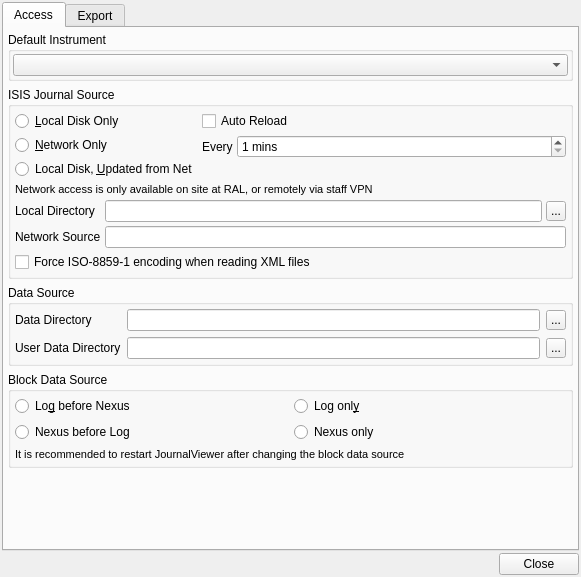
<?xml version="1.0" encoding="UTF-8"?>
<ui version="4.0">
 <class>Settings</class>
 <widget class="QDialog" name="Settings">
  <property name="windowModality">
   <enum>Qt::ApplicationModal</enum>
  </property>
  <property name="geometry">
   <rect>
    <x>0</x>
    <y>0</y>
    <width>581</width>
    <height>577</height>
   </rect>
  </property>
  <property name="windowTitle">
   <string>Settings</string>
  </property>
  <property name="windowIcon">
   <iconset resource="icons.qrc">
    <normaloff>:/jv/icons/jv.svg</normaloff>:/jv/icons/jv.svg</iconset>
  </property>
  <layout class="QVBoxLayout" name="verticalLayout_4">
   <property name="spacing">
    <number>2</number>
   </property>
   <property name="leftMargin">
    <number>2</number>
   </property>
   <property name="topMargin">
    <number>2</number>
   </property>
   <property name="rightMargin">
    <number>2</number>
   </property>
   <property name="bottomMargin">
    <number>2</number>
   </property>
   <item>
    <widget class="QTabWidget" name="SettingsTabs">
     <property name="currentIndex">
      <number>0</number>
     </property>
     <widget class="QWidget" name="AccessTab">
      <attribute name="title">
       <string>Access</string>
      </attribute>
      <layout class="QVBoxLayout" name="verticalLayout_14">
       <property name="leftMargin">
        <number>4</number>
       </property>
       <property name="topMargin">
        <number>4</number>
       </property>
       <property name="rightMargin">
        <number>4</number>
       </property>
       <property name="bottomMargin">
        <number>4</number>
       </property>
       <item>
        <widget class="QGroupBox" name="DefaultInstrumentGroup">
         <property name="title">
          <string>Default Instrument</string>
         </property>
         <layout class="QVBoxLayout" name="verticalLayout_3">
          <property name="leftMargin">
           <number>2</number>
          </property>
          <property name="topMargin">
           <number>2</number>
          </property>
          <property name="rightMargin">
           <number>2</number>
          </property>
          <property name="bottomMargin">
           <number>2</number>
          </property>
          <item>
           <widget class="QComboBox" name="AccessDefaultInstrumentCombo"/>
          </item>
         </layout>
        </widget>
       </item>
       <item>
        <widget class="QGroupBox" name="JournalSourceGroup">
         <property name="title">
          <string>ISIS Journal Source</string>
         </property>
         <layout class="QVBoxLayout" name="verticalLayout_16">
          <property name="spacing">
           <number>4</number>
          </property>
          <property name="leftMargin">
           <number>4</number>
          </property>
          <property name="topMargin">
           <number>4</number>
          </property>
          <property name="rightMargin">
           <number>4</number>
          </property>
          <property name="bottomMargin">
           <number>4</number>
          </property>
          <item>
           <layout class="QHBoxLayout" name="horizontalLayout_6">
            <item>
             <layout class="QVBoxLayout" name="verticalLayout_2">
              <item>
               <widget class="QRadioButton" name="AccessDiskOnlyRadio">
                <property name="text">
                 <string>&amp;Local Disk Only</string>
                </property>
               </widget>
              </item>
              <item>
               <widget class="QRadioButton" name="AccessNetOnlyRadio">
                <property name="text">
                 <string>&amp;Network Only</string>
                </property>
               </widget>
              </item>
              <item>
               <widget class="QRadioButton" name="AccessDiskAndNetRadio">
                <property name="text">
                 <string>Local Disk, &amp;Updated from Net</string>
                </property>
               </widget>
              </item>
             </layout>
            </item>
            <item>
             <layout class="QVBoxLayout" name="verticalLayout_7">
              <item>
               <widget class="QCheckBox" name="AutoReloadCheck">
                <property name="text">
                 <string>Auto Reload</string>
                </property>
               </widget>
              </item>
              <item>
               <layout class="QHBoxLayout" name="horizontalLayout_5">
                <item>
                 <widget class="QLabel" name="AutoReloadFrequencyLabel">
                  <property name="sizePolicy">
                   <sizepolicy hsizetype="Minimum" vsizetype="Preferred">
                    <horstretch>0</horstretch>
                    <verstretch>0</verstretch>
                   </sizepolicy>
                  </property>
                  <property name="text">
                   <string>Every</string>
                  </property>
                 </widget>
                </item>
                <item>
                 <widget class="QSpinBox" name="AutoReloadFrequencySpin">
                  <property name="sizePolicy">
                   <sizepolicy hsizetype="Expanding" vsizetype="Fixed">
                    <horstretch>0</horstretch>
                    <verstretch>0</verstretch>
                   </sizepolicy>
                  </property>
                  <property name="suffix">
                   <string> mins</string>
                  </property>
                  <property name="minimum">
                   <number>1</number>
                  </property>
                 </widget>
                </item>
               </layout>
              </item>
              <item>
               <spacer name="verticalSpacer_4">
                <property name="orientation">
                 <enum>Qt::Vertical</enum>
                </property>
                <property name="sizeHint" stdset="0">
                 <size>
                  <width>20</width>
                  <height>40</height>
                 </size>
                </property>
               </spacer>
              </item>
             </layout>
            </item>
           </layout>
          </item>
          <item>
           <widget class="QLabel" name="label_5">
            <property name="sizePolicy">
             <sizepolicy hsizetype="Minimum" vsizetype="Preferred">
              <horstretch>0</horstretch>
              <verstretch>0</verstretch>
             </sizepolicy>
            </property>
            <property name="font">
             <font>
              <pointsize>8</pointsize>
             </font>
            </property>
            <property name="text">
             <string>Network access is only available on site at RAL, or remotely via staff VPN</string>
            </property>
           </widget>
          </item>
          <item>
           <layout class="QGridLayout" name="gridLayout">
            <item row="1" column="0">
             <widget class="QLabel" name="NetworkSourceLabel">
              <property name="text">
               <string>Network Source</string>
              </property>
             </widget>
            </item>
            <item row="1" column="1" colspan="2">
             <widget class="QLineEdit" name="JournalURLEdit"/>
            </item>
            <item row="0" column="1">
             <widget class="QLineEdit" name="JournalDirectoryEdit"/>
            </item>
            <item row="0" column="0">
             <widget class="QLabel" name="LocalDirectoryLabel">
              <property name="text">
               <string>Local Directory</string>
              </property>
             </widget>
            </item>
            <item row="0" column="2">
             <widget class="QToolButton" name="JournalDirectorySelectButton">
              <property name="minimumSize">
               <size>
                <width>20</width>
                <height>20</height>
               </size>
              </property>
              <property name="maximumSize">
               <size>
                <width>20</width>
                <height>20</height>
               </size>
              </property>
              <property name="text">
               <string>...</string>
              </property>
             </widget>
            </item>
            <item row="2" column="0" colspan="3">
             <widget class="QCheckBox" name="ForceISOEncoding">
              <property name="text">
               <string>Force ISO-8859-1 encoding when reading XML files</string>
              </property>
             </widget>
            </item>
           </layout>
          </item>
         </layout>
        </widget>
       </item>
       <item>
        <widget class="QGroupBox" name="DataSourceGroup">
         <property name="title">
          <string>Data Source</string>
         </property>
         <layout class="QVBoxLayout" name="verticalLayout_8">
          <property name="leftMargin">
           <number>4</number>
          </property>
          <property name="topMargin">
           <number>4</number>
          </property>
          <property name="rightMargin">
           <number>4</number>
          </property>
          <property name="bottomMargin">
           <number>4</number>
          </property>
          <item>
           <layout class="QGridLayout" name="gridLayout_3">
            <item row="0" column="0">
             <widget class="QLabel" name="DataDirectoryLabel">
              <property name="text">
               <string>Data Directory</string>
              </property>
             </widget>
            </item>
            <item row="0" column="1">
             <widget class="QLineEdit" name="DataDirectoryEdit"/>
            </item>
            <item row="0" column="2">
             <widget class="QToolButton" name="DataDirectorySelectButton">
              <property name="minimumSize">
               <size>
                <width>20</width>
                <height>20</height>
               </size>
              </property>
              <property name="maximumSize">
               <size>
                <width>20</width>
                <height>20</height>
               </size>
              </property>
              <property name="text">
               <string>...</string>
              </property>
             </widget>
            </item>
            <item row="1" column="0">
             <widget class="QLabel" name="UserDataDirectoryLabel">
              <property name="text">
               <string>User Data Directory</string>
              </property>
             </widget>
            </item>
            <item row="1" column="1">
             <widget class="QLineEdit" name="UserDataDirectoryEdit"/>
            </item>
            <item row="1" column="2">
             <widget class="QToolButton" name="UserDataDirectorySelectButton">
              <property name="minimumSize">
               <size>
                <width>20</width>
                <height>20</height>
               </size>
              </property>
              <property name="maximumSize">
               <size>
                <width>20</width>
                <height>20</height>
               </size>
              </property>
              <property name="text">
               <string>...</string>
              </property>
             </widget>
            </item>
           </layout>
          </item>
         </layout>
        </widget>
       </item>
       <item>
        <widget class="QGroupBox" name="BlockDataSourceGroup">
         <property name="title">
          <string>Block Data Source</string>
         </property>
         <layout class="QVBoxLayout" name="verticalLayout_13">
          <property name="leftMargin">
           <number>4</number>
          </property>
          <property name="topMargin">
           <number>4</number>
          </property>
          <property name="rightMargin">
           <number>4</number>
          </property>
          <property name="bottomMargin">
           <number>4</number>
          </property>
          <item>
           <layout class="QGridLayout" name="gridLayout_7">
            <item row="0" column="0">
             <widget class="QRadioButton" name="BlockLogBeforeNexusRadio">
              <property name="toolTip">
               <string>Use log file for block data, in preference to Nexus file</string>
              </property>
              <property name="text">
               <string>Lo&amp;g before Nexus</string>
              </property>
             </widget>
            </item>
            <item row="1" column="0">
             <widget class="QRadioButton" name="BlockNexusBeforeLogRadio">
              <property name="toolTip">
               <string>Use Nexus file for block data, in preference to log file</string>
              </property>
              <property name="text">
               <string>Nexus before Log</string>
              </property>
             </widget>
            </item>
            <item row="0" column="1">
             <widget class="QRadioButton" name="BlockLogOnlyRadio">
              <property name="toolTip">
               <string>Only ever use log file for block data, even if Nexus file exists</string>
              </property>
              <property name="text">
               <string>Log onl&amp;y</string>
              </property>
             </widget>
            </item>
            <item row="1" column="1">
             <widget class="QRadioButton" name="BlockNexusOnlyRadio">
              <property name="toolTip">
               <string>Only ever use Nexus file for block data, even if Log file exists</string>
              </property>
              <property name="text">
               <string>Nexus only</string>
              </property>
             </widget>
            </item>
           </layout>
          </item>
          <item>
           <widget class="QLabel" name="label_11">
            <property name="sizePolicy">
             <sizepolicy hsizetype="Minimum" vsizetype="Preferred">
              <horstretch>0</horstretch>
              <verstretch>0</verstretch>
             </sizepolicy>
            </property>
            <property name="font">
             <font>
              <pointsize>8</pointsize>
             </font>
            </property>
            <property name="text">
             <string>It is recommended to restart JournalViewer after changing the block data source</string>
            </property>
           </widget>
          </item>
         </layout>
        </widget>
       </item>
       <item>
        <spacer name="verticalSpacer">
         <property name="orientation">
          <enum>Qt::Vertical</enum>
         </property>
         <property name="sizeHint" stdset="0">
          <size>
           <width>20</width>
           <height>114</height>
          </size>
         </property>
        </spacer>
       </item>
      </layout>
     </widget>
     <widget class="QWidget" name="ExportTab">
      <attribute name="title">
       <string>Export</string>
      </attribute>
      <layout class="QVBoxLayout" name="verticalLayout_15">
       <property name="spacing">
        <number>4</number>
       </property>
       <property name="leftMargin">
        <number>4</number>
       </property>
       <property name="topMargin">
        <number>4</number>
       </property>
       <property name="rightMargin">
        <number>4</number>
       </property>
       <property name="bottomMargin">
        <number>4</number>
       </property>
       <item>
        <layout class="QHBoxLayout" name="horizontalLayout">
         <item>
          <layout class="QVBoxLayout" name="verticalLayout_10">
           <item>
            <widget class="QGroupBox" name="AppearanceGroup">
             <property name="title">
              <string>Appearance</string>
             </property>
             <layout class="QVBoxLayout" name="verticalLayout_5">
              <property name="spacing">
               <number>2</number>
              </property>
              <property name="leftMargin">
               <number>2</number>
              </property>
              <property name="topMargin">
               <number>2</number>
              </property>
              <property name="rightMargin">
               <number>2</number>
              </property>
              <property name="bottomMargin">
               <number>2</number>
              </property>
              <item>
               <layout class="QGridLayout" name="gridLayout_2">
                <item row="7" column="0" colspan="2">
                 <widget class="QPushButton" name="StyleHighlightBGColourButton">
                  <property name="text">
                   <string>Set Background Colour</string>
                  </property>
                 </widget>
                </item>
                <item row="3" column="0" colspan="2">
                 <widget class="QCheckBox" name="StyleHighlightingCheck">
                  <property name="toolTip">
                   <string>Whether to highlight alternative rows/groups in generated document</string>
                  </property>
                  <property name="text">
                   <string>Highlighting</string>
                  </property>
                 </widget>
                </item>
                <item row="5" column="0" colspan="2">
                 <widget class="QPushButton" name="StyleHighlightTextColourButton">
                  <property name="text">
                   <string>Set Text Colour</string>
                  </property>
                 </widget>
                </item>
                <item row="0" column="0" colspan="2">
                 <widget class="QLabel" name="StyleHeaderTextLabel">
                  <property name="font">
                   <font>
                    <pointsize>12</pointsize>
                   </font>
                  </property>
                  <property name="text">
                   <string>Header Text Style</string>
                  </property>
                  <property name="alignment">
                   <set>Qt::AlignCenter</set>
                  </property>
                 </widget>
                </item>
                <item row="2" column="0" colspan="2">
                 <widget class="QPushButton" name="StyleHeaderBGColourButton">
                  <property name="text">
                   <string>Set Background Colour</string>
                  </property>
                 </widget>
                </item>
                <item row="1" column="0" colspan="2">
                 <widget class="QPushButton" name="StyleHeaderTextColourButton">
                  <property name="text">
                   <string>Set Text Colour</string>
                  </property>
                 </widget>
                </item>
                <item row="4" column="0" colspan="2">
                 <widget class="QLabel" name="StyleHighlightTextLabel">
                  <property name="font">
                   <font>
                    <pointsize>12</pointsize>
                   </font>
                  </property>
                  <property name="text">
                   <string>Highlight Text Style</string>
                  </property>
                  <property name="alignment">
                   <set>Qt::AlignCenter</set>
                  </property>
                 </widget>
                </item>
               </layout>
              </item>
             </layout>
            </widget>
           </item>
           <item>
            <widget class="QGroupBox" name="FontGroup">
             <property name="title">
              <string>Font</string>
             </property>
             <layout class="QVBoxLayout" name="verticalLayout_6">
              <property name="spacing">
               <number>4</number>
              </property>
              <property name="leftMargin">
               <number>4</number>
              </property>
              <property name="topMargin">
               <number>4</number>
              </property>
              <property name="rightMargin">
               <number>4</number>
              </property>
              <property name="bottomMargin">
               <number>4</number>
              </property>
              <item>
               <layout class="QGridLayout" name="gridLayout_4">
                <item row="1" column="0">
                 <widget class="QFrame" name="frame">
                  <property name="sizePolicy">
                   <sizepolicy hsizetype="Expanding" vsizetype="Fixed">
                    <horstretch>0</horstretch>
                    <verstretch>0</verstretch>
                   </sizepolicy>
                  </property>
                  <property name="frameShape">
                   <enum>QFrame::StyledPanel</enum>
                  </property>
                  <property name="frameShadow">
                   <enum>QFrame::Sunken</enum>
                  </property>
                  <layout class="QHBoxLayout" name="horizontalLayout_4">
                   <item>
                    <widget class="QLabel" name="DocumentFontLabel">
                     <property name="sizePolicy">
                      <sizepolicy hsizetype="Expanding" vsizetype="Expanding">
                       <horstretch>0</horstretch>
                       <verstretch>0</verstretch>
                      </sizepolicy>
                     </property>
                     <property name="text">
                      <string>JournalViewer</string>
                     </property>
                    </widget>
                   </item>
                  </layout>
                 </widget>
                </item>
                <item row="5" column="0">
                 <widget class="QFrame" name="frame_3">
                  <property name="sizePolicy">
                   <sizepolicy hsizetype="Expanding" vsizetype="Fixed">
                    <horstretch>0</horstretch>
                    <verstretch>0</verstretch>
                   </sizepolicy>
                  </property>
                  <property name="frameShape">
                   <enum>QFrame::StyledPanel</enum>
                  </property>
                  <property name="frameShadow">
                   <enum>QFrame::Sunken</enum>
                  </property>
                  <layout class="QHBoxLayout" name="horizontalLayout_8">
                   <item>
                    <widget class="QLabel" name="ReportPlotFontLabel">
                     <property name="sizePolicy">
                      <sizepolicy hsizetype="Expanding" vsizetype="Expanding">
                       <horstretch>0</horstretch>
                       <verstretch>0</verstretch>
                      </sizepolicy>
                     </property>
                     <property name="text">
                      <string>JournalViewer</string>
                     </property>
                    </widget>
                   </item>
                  </layout>
                 </widget>
                </item>
                <item row="1" column="1">
                 <widget class="QPushButton" name="SelectDocumentFontButton">
                  <property name="maximumSize">
                   <size>
                    <width>25</width>
                    <height>16777215</height>
                   </size>
                  </property>
                  <property name="text">
                   <string>...</string>
                  </property>
                 </widget>
                </item>
                <item row="3" column="0">
                 <widget class="QFrame" name="frame_2">
                  <property name="sizePolicy">
                   <sizepolicy hsizetype="Expanding" vsizetype="Fixed">
                    <horstretch>0</horstretch>
                    <verstretch>0</verstretch>
                   </sizepolicy>
                  </property>
                  <property name="frameShape">
                   <enum>QFrame::StyledPanel</enum>
                  </property>
                  <property name="frameShadow">
                   <enum>QFrame::Sunken</enum>
                  </property>
                  <layout class="QHBoxLayout" name="horizontalLayout_7">
                   <item>
                    <widget class="QLabel" name="PlotFontLabel">
                     <property name="sizePolicy">
                      <sizepolicy hsizetype="Expanding" vsizetype="Expanding">
                       <horstretch>0</horstretch>
                       <verstretch>0</verstretch>
                      </sizepolicy>
                     </property>
                     <property name="text">
                      <string>JournalViewer</string>
                     </property>
                    </widget>
                   </item>
                  </layout>
                 </widget>
                </item>
                <item row="3" column="1">
                 <widget class="QPushButton" name="SelectPlotFontButton">
                  <property name="maximumSize">
                   <size>
                    <width>25</width>
                    <height>16777215</height>
                   </size>
                  </property>
                  <property name="text">
                   <string>...</string>
                  </property>
                 </widget>
                </item>
                <item row="5" column="1">
                 <widget class="QPushButton" name="SelectDocumentPlotFontButton">
                  <property name="maximumSize">
                   <size>
                    <width>25</width>
                    <height>16777215</height>
                   </size>
                  </property>
                  <property name="text">
                   <string>...</string>
                  </property>
                 </widget>
                </item>
                <item row="0" column="0" colspan="2">
                 <widget class="QLabel" name="label_8">
                  <property name="text">
                   <string>Document</string>
                  </property>
                 </widget>
                </item>
                <item row="2" column="0" colspan="2">
                 <widget class="QLabel" name="label_9">
                  <property name="text">
                   <string>Graphs (Run Data)</string>
                  </property>
                 </widget>
                </item>
                <item row="4" column="0" colspan="2">
                 <widget class="QLabel" name="label_10">
                  <property name="text">
                   <string>Graphs (Experiment Reports)</string>
                  </property>
                 </widget>
                </item>
               </layout>
              </item>
             </layout>
            </widget>
           </item>
          </layout>
         </item>
         <item>
          <layout class="QVBoxLayout" name="verticalLayout_9">
           <item>
            <widget class="QGroupBox" name="StyleFormatGroup">
             <property name="sizePolicy">
              <sizepolicy hsizetype="Minimum" vsizetype="Preferred">
               <horstretch>0</horstretch>
               <verstretch>0</verstretch>
              </sizepolicy>
             </property>
             <property name="title">
              <string>Data Format</string>
             </property>
             <layout class="QVBoxLayout" name="verticalLayout">
              <property name="leftMargin">
               <number>2</number>
              </property>
              <property name="topMargin">
               <number>2</number>
              </property>
              <property name="rightMargin">
               <number>2</number>
              </property>
              <property name="bottomMargin">
               <number>2</number>
              </property>
              <item>
               <widget class="QRadioButton" name="StyleSimpleListRadio">
                <property name="text">
                 <string>Simple &amp;List</string>
                </property>
                <property name="checked">
                 <bool>true</bool>
                </property>
               </widget>
              </item>
              <item>
               <widget class="QRadioButton" name="StyleIndentedListRadio">
                <property name="text">
                 <string>I&amp;ndented List</string>
                </property>
               </widget>
              </item>
             </layout>
            </widget>
           </item>
           <item>
            <widget class="QGroupBox" name="GeneralMarginsGroup">
             <property name="sizePolicy">
              <sizepolicy hsizetype="Expanding" vsizetype="Preferred">
               <horstretch>0</horstretch>
               <verstretch>0</verstretch>
              </sizepolicy>
             </property>
             <property name="title">
              <string>General Margins</string>
             </property>
             <layout class="QVBoxLayout" name="verticalLayout_11">
              <property name="spacing">
               <number>4</number>
              </property>
              <property name="leftMargin">
               <number>4</number>
              </property>
              <property name="topMargin">
               <number>4</number>
              </property>
              <property name="rightMargin">
               <number>4</number>
              </property>
              <property name="bottomMargin">
               <number>4</number>
              </property>
              <item>
               <widget class="QLabel" name="label_6">
                <property name="sizePolicy">
                 <sizepolicy hsizetype="Expanding" vsizetype="Preferred">
                  <horstretch>0</horstretch>
                  <verstretch>0</verstretch>
                 </sizepolicy>
                </property>
                <property name="font">
                 <font>
                  <pointsize>9</pointsize>
                  <weight>50</weight>
                  <bold>false</bold>
                 </font>
                </property>
                <property name="text">
                 <string>Page margins for data saved or printed from the main run list</string>
                </property>
               </widget>
              </item>
              <item>
               <layout class="QGridLayout" name="gridLayout_5">
                <item row="2" column="3">
                 <widget class="QSpinBox" name="GeneralMarginLeftSpin">
                  <property name="sizePolicy">
                   <sizepolicy hsizetype="Maximum" vsizetype="Fixed">
                    <horstretch>0</horstretch>
                    <verstretch>0</verstretch>
                   </sizepolicy>
                  </property>
                  <property name="suffix">
                   <string> mm</string>
                  </property>
                  <property name="maximum">
                   <number>200</number>
                  </property>
                 </widget>
                </item>
                <item row="1" column="4">
                 <widget class="QSpinBox" name="GeneralMarginTopSpin">
                  <property name="sizePolicy">
                   <sizepolicy hsizetype="Maximum" vsizetype="Fixed">
                    <horstretch>0</horstretch>
                    <verstretch>0</verstretch>
                   </sizepolicy>
                  </property>
                  <property name="suffix">
                   <string> mm</string>
                  </property>
                  <property name="maximum">
                   <number>200</number>
                  </property>
                 </widget>
                </item>
                <item row="2" column="5">
                 <widget class="QSpinBox" name="GeneralMarginRightSpin">
                  <property name="sizePolicy">
                   <sizepolicy hsizetype="Maximum" vsizetype="Fixed">
                    <horstretch>0</horstretch>
                    <verstretch>0</verstretch>
                   </sizepolicy>
                  </property>
                  <property name="suffix">
                   <string> mm</string>
                  </property>
                  <property name="maximum">
                   <number>200</number>
                  </property>
                 </widget>
                </item>
                <item row="3" column="4">
                 <widget class="QSpinBox" name="GeneralMarginBottomSpin">
                  <property name="sizePolicy">
                   <sizepolicy hsizetype="Maximum" vsizetype="Fixed">
                    <horstretch>0</horstretch>
                    <verstretch>0</verstretch>
                   </sizepolicy>
                  </property>
                  <property name="suffix">
                   <string> mm</string>
                  </property>
                  <property name="maximum">
                   <number>200</number>
                  </property>
                 </widget>
                </item>
               </layout>
              </item>
             </layout>
            </widget>
           </item>
           <item>
            <widget class="QGroupBox" name="ReportMarginsGroup">
             <property name="sizePolicy">
              <sizepolicy hsizetype="Expanding" vsizetype="Preferred">
               <horstretch>0</horstretch>
               <verstretch>0</verstretch>
              </sizepolicy>
             </property>
             <property name="title">
              <string>Report Margins</string>
             </property>
             <layout class="QVBoxLayout" name="verticalLayout_12">
              <property name="spacing">
               <number>4</number>
              </property>
              <property name="leftMargin">
               <number>4</number>
              </property>
              <property name="topMargin">
               <number>4</number>
              </property>
              <property name="rightMargin">
               <number>4</number>
              </property>
              <property name="bottomMargin">
               <number>4</number>
              </property>
              <item>
               <widget class="QLabel" name="label_7">
                <property name="sizePolicy">
                 <sizepolicy hsizetype="Expanding" vsizetype="Preferred">
                  <horstretch>0</horstretch>
                  <verstretch>0</verstretch>
                 </sizepolicy>
                </property>
                <property name="font">
                 <font>
                  <pointsize>9</pointsize>
                  <weight>50</weight>
                  <bold>false</bold>
                 </font>
                </property>
                <property name="text">
                 <string>Page margins for saved or printed reports</string>
                </property>
               </widget>
              </item>
              <item>
               <layout class="QGridLayout" name="gridLayout_6">
                <item row="2" column="3">
                 <widget class="QSpinBox" name="ReportMarginLeftSpin">
                  <property name="sizePolicy">
                   <sizepolicy hsizetype="Maximum" vsizetype="Fixed">
                    <horstretch>0</horstretch>
                    <verstretch>0</verstretch>
                   </sizepolicy>
                  </property>
                  <property name="suffix">
                   <string> mm</string>
                  </property>
                  <property name="maximum">
                   <number>200</number>
                  </property>
                 </widget>
                </item>
                <item row="1" column="4">
                 <widget class="QSpinBox" name="ReportMarginTopSpin">
                  <property name="sizePolicy">
                   <sizepolicy hsizetype="Maximum" vsizetype="Fixed">
                    <horstretch>0</horstretch>
                    <verstretch>0</verstretch>
                   </sizepolicy>
                  </property>
                  <property name="suffix">
                   <string> mm</string>
                  </property>
                  <property name="maximum">
                   <number>200</number>
                  </property>
                 </widget>
                </item>
                <item row="2" column="5">
                 <widget class="QSpinBox" name="ReportMarginRightSpin">
                  <property name="sizePolicy">
                   <sizepolicy hsizetype="Maximum" vsizetype="Fixed">
                    <horstretch>0</horstretch>
                    <verstretch>0</verstretch>
                   </sizepolicy>
                  </property>
                  <property name="suffix">
                   <string> mm</string>
                  </property>
                  <property name="maximum">
                   <number>200</number>
                  </property>
                 </widget>
                </item>
                <item row="3" column="4">
                 <widget class="QSpinBox" name="ReportMarginBottomSpin">
                  <property name="sizePolicy">
                   <sizepolicy hsizetype="Maximum" vsizetype="Fixed">
                    <horstretch>0</horstretch>
                    <verstretch>0</verstretch>
                   </sizepolicy>
                  </property>
                  <property name="suffix">
                   <string> mm</string>
                  </property>
                  <property name="maximum">
                   <number>200</number>
                  </property>
                 </widget>
                </item>
               </layout>
              </item>
             </layout>
            </widget>
           </item>
           <item>
            <spacer name="verticalSpacer_2">
             <property name="orientation">
              <enum>Qt::Vertical</enum>
             </property>
             <property name="sizeHint" stdset="0">
              <size>
               <width>20</width>
               <height>28</height>
              </size>
             </property>
            </spacer>
           </item>
          </layout>
         </item>
        </layout>
       </item>
      </layout>
     </widget>
    </widget>
   </item>
   <item>
    <layout class="QHBoxLayout" name="horizontalLayout_3">
     <item>
      <spacer name="horizontalSpacer">
       <property name="orientation">
        <enum>Qt::Horizontal</enum>
       </property>
       <property name="sizeHint" stdset="0">
        <size>
         <width>40</width>
         <height>20</height>
        </size>
       </property>
      </spacer>
     </item>
     <item>
      <widget class="QPushButton" name="CloseButton">
       <property name="text">
        <string>Close</string>
       </property>
      </widget>
     </item>
    </layout>
   </item>
  </layout>
 </widget>
 <resources>
  <include location="icons.qrc"/>
 </resources>
 <connections>
  <connection>
   <sender>AutoReloadCheck</sender>
   <signal>clicked(bool)</signal>
   <receiver>AutoReloadFrequencyLabel</receiver>
   <slot>setEnabled(bool)</slot>
   <hints>
    <hint type="sourcelabel">
     <x>281</x>
     <y>133</y>
    </hint>
    <hint type="destinationlabel">
     <x>260</x>
     <y>170</y>
    </hint>
   </hints>
  </connection>
  <connection>
   <sender>AutoReloadCheck</sender>
   <signal>clicked(bool)</signal>
   <receiver>AutoReloadFrequencySpin</receiver>
   <slot>setEnabled(bool)</slot>
   <hints>
    <hint type="sourcelabel">
     <x>306</x>
     <y>133</y>
    </hint>
    <hint type="destinationlabel">
     <x>337</x>
     <y>173</y>
    </hint>
   </hints>
  </connection>
 </connections>
</ui>
